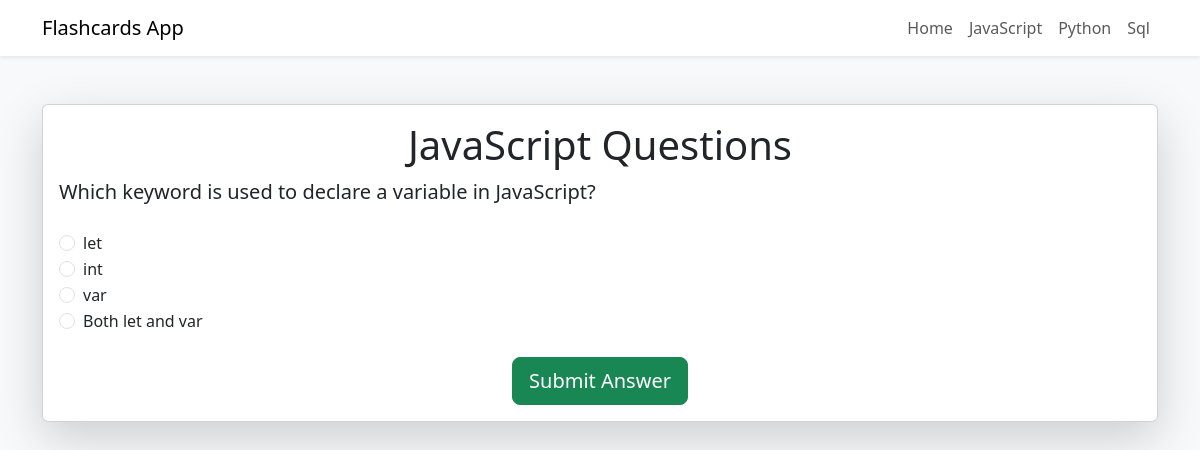
Screenshot of /js/ with the database file from the repository.
### game/models.py (models this page shows, shortened)
class Project(models.Model):
    CATEGORY_CHOICES = [
        ('JavaScript', 'JavaScript'),
        ('Python', 'Python'),
    ]
    question = models.TextField(null=False)
    choice_1 = models.TextField(blank=True, null=True)
    choice_2 = models.TextField(blank=True, null=True)
    choice_3 = models.TextField(blank=True, null=True)
    choice_4 = models.TextField(blank=True, null=True)
    correct_answer = models.TextField()
    category = models.CharField(
        max_length=50,
        choices=CATEGORY_CHOICES,
        default='JavaScript',
        help_text="Select the category for this question."
    )

### game/views.py (the view, shortened to what this page needs)
# urls.py: path('js/', views.js, name='js'),
def js(request):
    projects = Project.objects.all().order_by('id')
    selected_answer = None
    is_correct = None
    error_message = None  # Variable para el mensaje de error
    current_question_index = int(request.POST.get('current_question_index', 0))
    if 'score' not in request.session:
        request.session['score'] = 0
    if 'incorrect_answers' not in request.session:
        request.session['incorrect_answers'] = []
    if current_question_index >= len(projects):
        return render(request, 'result.html', {
            'score': request.session['score'],
            'incorrect_answers': request.session['incorrect_answers']
        })
    current_project = projects[current_question_index]
    return render(request, 'project_list.html', {
        'project': current_project,
        'selected_answer': selected_answer,
        'is_correct': is_correct,
        'current_question_index': current_question_index,
        'error_message': error_message,  # Pasar el mensaje de error al template
    })

### game/templates/project_list.html (shortened to what this page needs)
{% extends "base.html" %}
{% block content %}
<div class="card shadow-lg">
    <div class="card-body">
        <h1 class="text-center js-color">JavaScript Questions</h1>
        <p class="fs-5">{{ project.question }}</p>
        <form method="POST" class="mt-4">
            <div class="form-check">
                <input
                    class="form-check-input"
                    type="radio"
                    name="answer_{{ project.id }}"
                    id="choice1"
                    value="{{ project.choice_1 }}"
                />
                <label class="form-check-label" for="choice1">
                    {{ project.choice_1 }}
                </label>
            </div>
            <div class="form-check">
                <input
                    class="form-check-input"
                    type="radio"
                    name="answer_{{ project.id }}"
                    id="choice2"
                    value="{{ project.choice_2 }}"
                />
                <label class="form-check-label" for="choice2">
                    {{ project.choice_2 }}
                </label>
            </div>
            <div class="form-check">
                <input
                    class="form-check-input"
                    type="radio"
                    name="answer_{{ project.id }}"
                    id="choice3"
                    value="{{ project.choice_3 }}"
                />
                <label class="form-check-label" for="choice3">
                    {{ project.choice_3 }}
                </label>
            </div>
            <div class="form-check">
                <input
                    class="form-check-input"
                    type="radio"
                    name="answer_{{ project.id }}"
                    id="choice4"
                    value="{{ project.choice_4 }}"
                />
                <label class="form-check-label" for="choice4">
                    {{ project.choice_4 }}
                </label>
            </div>
            <div class="text-center mt-4">
                <button type="submit" class="btn btn-success btn-lg">
                    Submit Answer
                </button>
            </div>
        </form>
    </div>
</div>
{% endblock %}

### rows the page displays
Project: question "Which keyword is used to declare a variable in JavaScript?", choice_1 "let", choice_2 "int", choice_3 "var", choice_4 "Both let and var"
